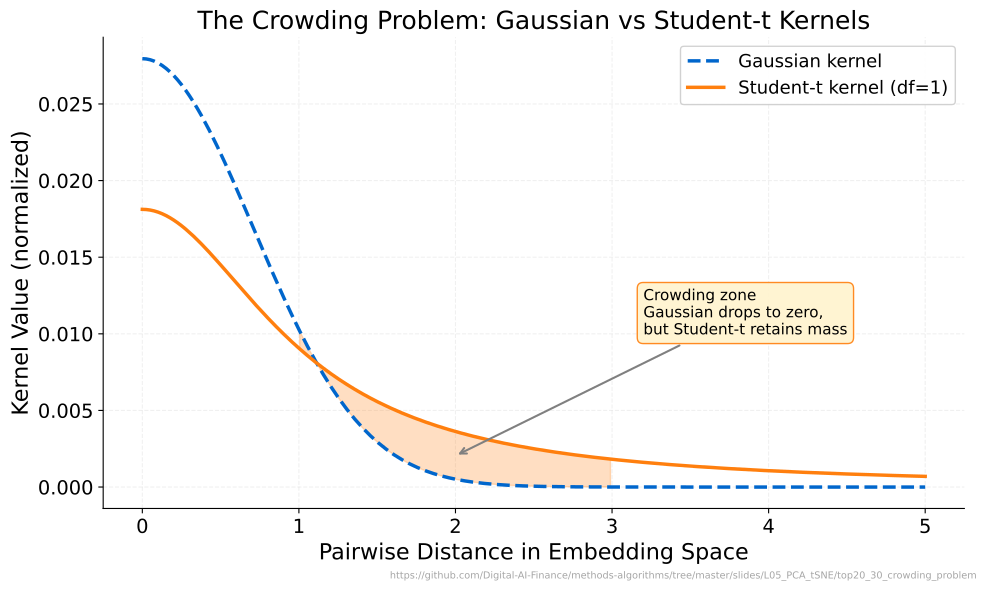

This chart was generated by the following Python code:
"""The Crowding Problem: Gaussian vs Student-t Kernels - Compares kernel tails to illustrate the crowding solution."""
import matplotlib.pyplot as plt
import numpy as np
from pathlib import Path
import sys
sys.path.insert(0, str(Path(__file__).resolve().parents[3] / 'templates'))
from chart_style import apply_style, COLORS, MLPURPLE, MLBLUE, MLORANGE, MLGREEN, MLRED, MLLAVENDER
apply_style()

CHART_METADATA = {
    "title": "The Crowding Problem: Gaussian vs Student-t Kernels",
    "description": "Overlaid curves of Gaussian and Student-t kernels showing heavier tails that alleviate crowding.",
    "url": "https://github.com/Digital-AI-Finance/methods-algorithms/tree/master/slides/L05_PCA_tSNE/top20_30_crowding_problem"
}


np.random.seed(42)

x = np.linspace(0, 5, 200)

# Gaussian kernel (unnormalized similarity)
q_gauss_raw = np.exp(-x ** 2)
q_gauss = q_gauss_raw / q_gauss_raw.sum()

# Student-t kernel (1 degree of freedom)
q_t_raw = (1 + x ** 2) ** (-1)
q_t = q_t_raw / q_t_raw.sum()

fig, ax = plt.subplots()

ax.plot(x, q_gauss, color=MLBLUE, linewidth=2.5, linestyle='--', label='Gaussian kernel', zorder=3)
ax.plot(x, q_t, color=MLORANGE, linewidth=2.5, linestyle='-', label="Student-t kernel (df=1)", zorder=3)

# Fill between in tail region where t > gauss
mask = (x >= 1.0) & (x <= 3.0)
ax.fill_between(x[mask], q_gauss[mask], q_t[mask], alpha=0.25, color=MLORANGE, zorder=2)

# Annotate crowding zone
mid_x = 2.0
mid_y = (q_t[np.argmin(np.abs(x - mid_x))] + q_gauss[np.argmin(np.abs(x - mid_x))]) / 2
ax.annotate('Crowding zone\nGaussian drops to zero,\nbut Student-t retains mass',
            xy=(mid_x, mid_y), xytext=(3.2, max(q_t) * 0.55),
            fontsize=11, ha='left',
            arrowprops=dict(arrowstyle='->', color='gray', lw=1.5),
            bbox=dict(boxstyle='round,pad=0.4', facecolor='#FFF3CD', edgecolor=MLORANGE, alpha=0.9))

ax.set_xlabel('Pairwise Distance in Embedding Space')
ax.set_ylabel('Kernel Value (normalized)')
ax.set_title('The Crowding Problem: Gaussian vs Student-t Kernels')
ax.legend(loc='upper right', framealpha=0.9)

plt.figtext(0.99, 0.01, CHART_METADATA['url'], fontsize=7, color='gray', ha='right', va='bottom', alpha=0.7)
plt.tight_layout()
plt.savefig(Path(__file__).parent / 'chart.pdf', dpi=300, bbox_inches='tight', facecolor='white')
plt.close()
